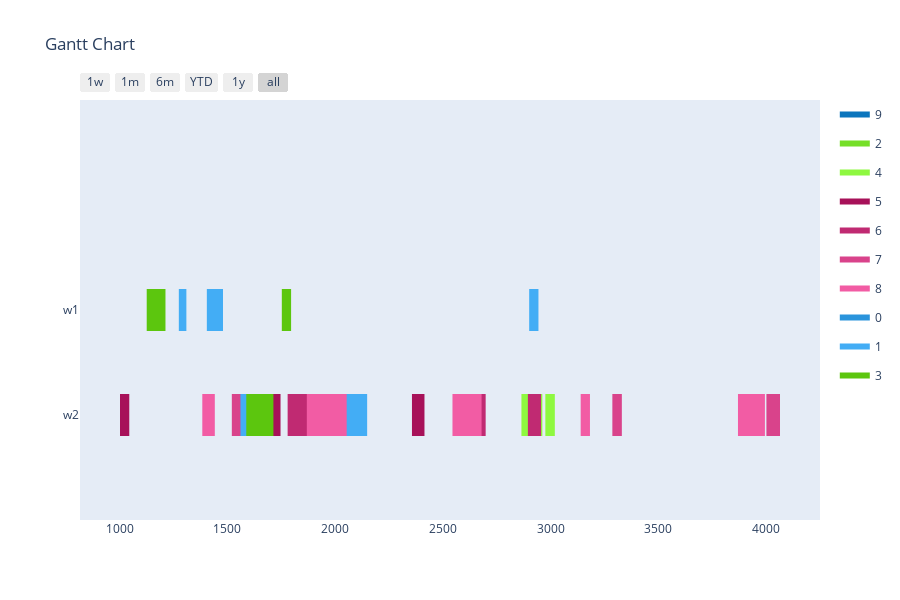

Source (notebook cell):
### Markdown cell above
Config 3 - Only valid mutations for time slots

### Code cell
optimizer = BaseGA(env)
optimizer.configure('tardiness', 'twopointcrossover', 'roulettewheel', 'onlyfeasibletimeslot')
last_time_slot = 0
for order in orders:
    if order[1] > last_time_slot:
        last_time_slot = order[1]
# all parameters after offspring_amount are optional (in this case -> verbose=True)
result, best_fitness_history, average_fitness_history, best_generation_history, feasible_gen = optimizer.optimize(orders, max_generations, earliest_time_slot, last_time_slot, population_size, offspring_amount, verbose=True)
workstation_assignments = reformat_result(result, orders, env)
visualize(workstation_assignments, best_fitness_history, average_fitness_history, best_generation_history, feasible_gen)

### Figure 1 — Plotly figure (JSON) as saved in the notebook; plotly's stock layout.template omitted (floating-point values rounded to 4 significant figures)
{"data": [{"fill": "toself", "fillcolor": "rgb(11, 117, 189)", "hoverinfo": "name", "legendgroup": "rgb(11, 117, 189)", "mode": "none", "name": "9", "type": "scatter", "x": [322, 462, 462, 322, 322, 227, 342, 342, 227, 227, 236, 361, 361, 236, 236, 245, 306, 306, 245, 245, 302, 442, 442, 302, 302, 375, 433, 433, 375, 375, 252, 387, 387, 252], "y": [-0.2, -0.2, 0.2, 0.2, null, -0.2, -0.2, 0.2, 0.2, null, -0.2, -0.2, 0.2, 0.2, null, -0.2, -0.2, 0.2, 0.2, null, -0.2, -0.2, 0.2, 0.2, null, -0.2, -0.2, 0.2, 0.2, null, -0.2, -0.2, 0.2, 0.2]}, {"fill": "toself", "fillcolor": "rgb(117, 223, 39)", "hoverinfo": "name", "legendgroup": "rgb(117, 223, 39)", "mode": "none", "name": "2", "type": "scatter", "x": [261, 334, 334, 261, 261, 321, 365, 365, 321, 321, 237, 310, 310, 237, 237, 286, 339, 339, 286], "y": [-0.2, -0.2, 0.2, 0.2, null, -0.2, -0.2, 0.2, 0.2, null, -0.2, -0.2, 0.2, 0.2, null, -0.2, -0.2, 0.2, 0.2]}, {"fill": "toself", "fillcolor": "rgb(142, 248, 64)", "hoverinfo": "name", "legendgroup": "rgb(142, 248, 64)", "mode": "none", "name": "4", "type": "scatter", "x": [2976, 3020, 3020, 2976, 2976, 2865, 2928, 2928, 2865, 2865, 1557, 1630, 1630, 1557, 1557, 2889, 2962, 2962, 2889], "y": [-0.2, -0.2, 0.2, 0.2, null, -0.2, -0.2, 0.2, 0.2, null, -0.2, -0.2, 0.2, 0.2, null, -0.2, -0.2, 0.2, 0.2]}, {"fill": "toself", "fillcolor": "rgb(167, 17, 89)", "hoverinfo": "name", "legendgroup": "rgb(167, 17, 89)", "mode": "none", "name": "5", "type": "scatter", "x": [1524, 1582, 1582, 1524, 1524, 749, 810, 810, 749, 749, 1704, 1747, 1747, 1704, 1704, 2357, 2415, 2415, 2357, 2357, 1816, 1877, 1877, 1816, 1816, 229, 354, 354, 229, 229, 1002, 1045, 1045, 1002], "y": [-0.2, -0.2, 0.2, 0.2, null, -0.2, -0.2, 0.2, 0.2, null, -0.2, -0.2, 0.2, 0.2, null, -0.2, -0.2, 0.2, 0.2, null, -0.2, -0.2, 0.2, 0.2, null, -0.2, -0.2, 0.2, 0.2, null, -0.2, -0.2, 0.2, 0.2]}, {"fill": "toself", "fillcolor": "rgb(192, 42, 114)", "hoverinfo": "name", "legendgroup": "rgb(192, 42, 114)", "mode": "none", "name": "6", "type": "scatter", "x": [1780, 1895, 1895, 1780, 1780, 612, 655, 655, 612, 612, 646, 786, 786, 646, 646, 2574, 2699, 2699, 2574, 2574, 2895, 2956, 2956, 2895, 2895, 846, 981, 981, 846, 846, 2572, 2697, 2697, 2572], "y": [-0.2, -0.2, 0.2, 0.2, null, -0.2, -0.2, 0.2, 0.2, null, -0.2, -0.2, 0.2, 0.2, null, -0.2, -0.2, 0.2, 0.2, null, -0.2, -0.2, 0.2, 0.2, null, -0.2, -0.2, 0.2, 0.2, null, -0.2, -0.2, 0.2, 0.2]}, {"fill": "toself", "fillcolor": "rgb(217, 67, 139)", "hoverinfo": "name", "legendgroup": "rgb(217, 67, 139)", "mode": "none", "name": "7", "type": "scatter", "x": [3287, 3331, 3331, 3287, 3287, 905, 968, 968, 905, 905, 4002, 4065, 4065, 4002, 4002, 1521, 1584, 1584, 1521], "y": [-0.2, -0.2, 0.2, 0.2, null, -0.2, -0.2, 0.2, 0.2, null, -0.2, -0.2, 0.2, 0.2, null, -0.2, -0.2, 0.2, 0.2]}, {"fill": "toself", "fillcolor": "rgb(242, 92, 164)", "hoverinfo": "name", "legendgroup": "rgb(242, 92, 164)", "mode": "none", "name": "8", "type": "scatter", "x": [3140, 3183, 3183, 3140, 3140, 332, 472, 472, 332, 332, 3870, 3995, 3995, 3870, 3870, 2545, 2680, 2680, 2545, 2545, 1869, 2009, 2009, 1869, 1869, 1384, 1442, 1442, 1384, 1384, 2004, 2065, 2065, 2004], "y": [-0.2, -0.2, 0.2, 0.2, null, -0.2, -0.2, 0.2, 0.2, null, -0.2, -0.2, 0.2, 0.2, null, -0.2, -0.2, 0.2, 0.2, null, -0.2, -0.2, 0.2, 0.2, null, -0.2, -0.2, 0.2, 0.2, null, -0.2, -0.2, 0.2, 0.2]}, {"fill": "toself", "fillcolor": "rgb(42, 148, 220)", "hoverinfo": "name", "legendgroup": "rgb(42, 148, 220)", "mode": "none", "name": "0", "type": "scatter", "x": [289, 376, 376, 289, 289, 263, 350, 350, 263, 263, 289, 376, 376, 289, 289, 331, 414, 414, 331, 331, 449, 532, 532, 449, 449, 302, 385, 385, 302], "y": [0.8, 0.8, 1.2, 1.2, null, 0.8, 0.8, 1.2, 1.2, null, 0.8, 0.8, 1.2, 1.2, null, -0.2, -0.2, 0.2, 0.2, null, -0.2, -0.2, 0.2, 0.2, null, -0.2, -0.2, 0.2, 0.2]}, {"fill": "toself", "fillcolor": "rgb(67, 173, 245)", "hoverinfo": "name", "legendgroup": "rgb(67, 173, 245)", "mode": "none", "name": "1", "type": "scatter", "x": [1275, 1310, 1310, 1275, 1275, 2901, 2944, 2944, 2901, 2901, 1405, 1480, 1480, 1405, 1405, 1561, 1656, 1656, 1561, 1561, 2054, 2149, 2149, 2054, 2054, 455, 538, 538, 455], "y": [0.8, 0.8, 1.2, 1.2, null, 0.8, 0.8, 1.2, 1.2, null, 0.8, 0.8, 1.2, 1.2, null, -0.2, -0.2, 0.2, 0.2, null, -0.2, -0.2, 0.2, 0.2, null, -0.2, -0.2, 0.2, 0.2]}, {"fill": "toself", "fillcolor": "rgb(92, 198, 14)", "hoverinfo": "name", "legendgroup": "rgb(92, 198, 14)", "mode": "none", "name": "3", "type": "scatter", "x": [1126, 1213, 1213, 1126, 1126, 598, 673, 673, 598, 598, 1753, 1796, 1796, 1753, 1753, 1588, 1671, 1671, 1588, 1588, 294, 377, 377, 294, 294, 1619, 1714, 1714, 1619], "y": [0.8, 0.8, 1.2, 1.2, null, 0.8, 0.8, 1.2, 1.2, null, 0.8, 0.8, 1.2, 1.2, null, -0.2, -0.2, 0.2, 0.2, null, -0.2, -0.2, 0.2, 0.2, null, -0.2, -0.2, 0.2, 0.2]}, {"legendgroup": "rgb(11, 117, 189)", "marker": {"color": "rgb(11, 117, 189)", "opacity": 0, "size": 1}, "mode": "markers", "name": "", "showlegend": false, "text": [null, null, null, null, null, null, null, null, null, null, null, null, null, null], "type": "scatter", "x": [322, 462, 227, 342, 236, 361, 245, 306, 302, 442, 375, 433, 252, 387], "y": [0, 0, 0, 0, 0, 0, 0, 0, 0, 0, 0, 0, 0, 0]}, {"legendgroup": "rgb(117, 223, 39)", "marker": {"color": "rgb(117, 223, 39)", "opacity": 0, "size": 1}, "mode": "markers", "name": "", "showlegend": false, "text": [null, null, null, null, null, null, null, null], "type": "scatter", "x": [261, 334, 321, 365, 237, 310, 286, 339], "y": [0, 0, 0, 0, 0, 0, 0, 0]}, {"legendgroup": "rgb(142, 248, 64)", "marker": {"color": "rgb(142, 248, 64)", "opacity": 0, "size": 1}, "mode": "markers", "name": "", "showlegend": false, "text": [null, null, null, null, null, null, null, null], "type": "scatter", "x": [2976, 3020, 2865, 2928, 1557, 1630, 2889, 2962], "y": [0, 0, 0, 0, 0, 0, 0, 0]}, {"legendgroup": "rgb(167, 17, 89)", "marker": {"color": "rgb(167, 17, 89)", "opacity": 0, "size": 1}, "mode": "markers", "name": "", "showlegend": false, "text": [null, null, null, null, null, null, null, null, null, null, null, null, null, null], "type": "scatter", "x": [1524, 1582, 749, 810, 1704, 1747, 2357, 2415, 1816, 1877, 229, 354, 1002, 1045], "y": [0, 0, 0, 0, 0, 0, 0, 0, 0, 0, 0, 0, 0, 0]}, {"legendgroup": "rgb(192, 42, 114)", "marker": {"color": "rgb(192, 42, 114)", "opacity": 0, "size": 1}, "mode": "markers", "name": "", "showlegend": false, "text": [null, null, null, null, null, null, null, null, null, null, null, null, null, null], "type": "scatter", "x": [1780, 1895, 612, 655, 646, 786, 2574, 2699, 2895, 2956, 846, 981, 2572, 2697], "y": [0, 0, 0, 0, 0, 0, 0, 0, 0, 0, 0, 0, 0, 0]}, {"legendgroup": "rgb(217, 67, 139)", "marker": {"color": "rgb(217, 67, 139)", "opacity": 0, "size": 1}, "mode": "markers", "name": "", "showlegend": false, "text": [null, null, null, null, null, null, null, null], "type": "scatter", "x": [3287, 3331, 905, 968, 4002, 4065, 1521, 1584], "y": [0, 0, 0, 0, 0, 0, 0, 0]}, {"legendgroup": "rgb(242, 92, 164)", "marker": {"color": "rgb(242, 92, 164)", "opacity": 0, "size": 1}, "mode": "markers", "name": "", "showlegend": false, "text": [null, null, null, null, null, null, null, null, null, null, null, null, null, null], "type": "scatter", "x": [3140, 3183, 332, 472, 3870, 3995, 2545, 2680, 1869, 2009, 1384, 1442, 2004, 2065], "y": [0, 0, 0, 0, 0, 0, 0, 0, 0, 0, 0, 0, 0, 0]}, {"legendgroup": "rgb(42, 148, 220)", "marker": {"color": "rgb(42, 148, 220)", "opacity": 0, "size": 1}, "mode": "markers", "name": "", "showlegend": false, "text": [null, null, null, null, null, null, null, null, null, null, null, null], "type": "scatter", "x": [289, 376, 263, 350, 289, 376, 331, 414, 449, 532, 302, 385], "y": [1, 1, 1, 1, 1, 1, 0, 0, 0, 0, 0, 0]}, {"legendgroup": "rgb(67, 173, 245)", "marker": {"color": "rgb(67, 173, 245)", "opacity": 0, "size": 1}, "mode": "markers", "name": "", "showlegend": false, "text": [null, null, null, null, null, null, null, null, null, null, null, null], "type": "scatter", "x": [1275, 1310, 2901, 2944, 1405, 1480, 1561, 1656, 2054, 2149, 455, 538], "y": [1, 1, 1, 1, 1, 1, 0, 0, 0, 0, 0, 0]}, {"legendgroup": "rgb(92, 198, 14)", "marker": {"color": "rgb(92, 198, 14)", "opacity": 0, "size": 1}, "mode": "markers", "name": "", "showlegend": false, "text": [null, null, null, null, null, null, null, null, null, null, null, null], "type": "scatter", "x": [1126, 1213, 598, 673, 1753, 1796, 1588, 1671, 294, 377, 1619, 1714], "y": [1, 1, 1, 1, 1, 1, 0, 0, 0, 0, 0, 0]}], "layout": {"height": 600, "hovermode": "closest", "showlegend": true, "title": {"text": "Gantt Chart"}, "xaxis": {"rangeselector": {"buttons": [{"count": 7, "label": "1w", "step": "day", "stepmode": "backward"}, {"count": 1, "label": "1m", "step": "month", "stepmode": "backward"}, {"count": 6, "label": "6m", "step": "month", "stepmode": "backward"}, {"count": 1, "label": "YTD", "step": "year", "stepmode": "todate"}, {"count": 1, "label": "1y", "step": "year", "stepmode": "backward"}, {"step": "all"}]}, "showgrid": false, "type": "date", "zeroline": false}, "yaxis": {"autorange": false, "range": [-1, 3], "showgrid": false, "ticktext": ["w2", "w1"], "tickvals": [0, 1], "zeroline": false}}}
